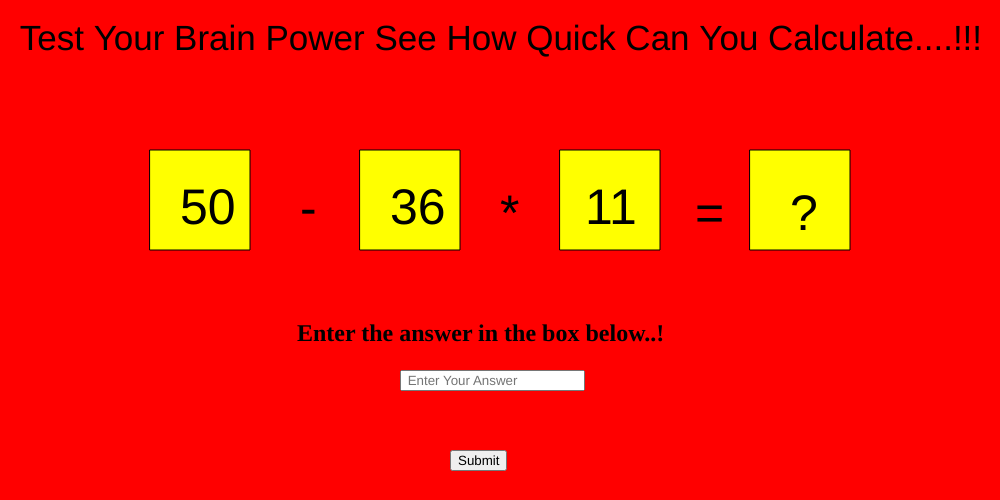
Frame 1 (no input)
Frame 60 (no input): identical to frame 1, image omitted
Frame 120 (the mouse pressed at the canvas centre since frame 60): identical to frame 1, image omitted

The p5.js sketch that drew this single still picture (run headless with seeded random() and noise() and a simulated clock; from frame 60 on, the mouse is pressed at the canvas centre):

// p5.js sketch
// ── sketch.js
var form,level2;
var canvas;

var gameState=2;
function preload() {
 
}

function setup(){
    canvas = createCanvas(1000,500);
    
    background("orange");
    level2 = new Level2();
    
}
function draw(){
  
    level2.display();
    
}


// ── Level2.js
class Level2{
    constructor(){
        this.x = Math.round((1,50));
        this.y = Math.round(random(1,50));
        this.z = Math.round(random(1,50));
        this.question = createElement("h2");
        this.question.html(" Enter the answer in the box below..!");
        this.input = createInput("").attribute("placeholder"," Enter Your Answer");
        this.submit = createButton("Submit");
    }

    setElementPosition(){
        this.question.position(297,300);
        this.input.position(400,370);
        this.submit.position(450,450);
    }

    hide(){
       this.question.hide(); 
        this.input.hide();
        this.submit.hide();
    }

    // string = " "
    //number
    //correctAns === answer , 405 === "405"
    //int - 0,10,4534,342323
    // float - 90.434,23.434
    //binary - 0,1 ex - 1100100010 ,octal - 0 to 7 - 75345662, decimal - 0 to 9 ex - 09876543321and hexa decimal
    handleMousePressed(){
        this.submit.mousePressed(()=>{
            var answer = this.input.value();
            var ans = parseInt(answer,10);
            var correctAns = this.x-this.y*this.z;
                if(correctAns===ans){
                    this.showMessage1();
                    gameState=2;
                }
                else{
                    this.showMessage2();
                }  
        }) 
    }

    display(){
       background("red"); 
       fill("black");
       textSize(35);
       text(" Test Your Brain Power See How Quick Can You Calculate....!!!",10,50);

       fill("yellow");
       rectMode(CENTER);
       rect(200,200,100,100);
       rect(410,200,100,100);
       rect(610,200,100,100);
       rect(800,200,100,100);
       textSize(50);
       fill("black");
       text("-",300,225);
       text("*",500,230);
       text("=",695,230);
       text("?",790,230);
       if(frameCount<145){
        textSize(50);
        fill("black");
        text(this.x,180,224);
        text(this.y,390,224);
        text(this.z,585,224);
       }
       this.setElementPosition();
       this.handleMousePressed();
    }

    showMessage1(){
        swal({
            title: `Awesome!`,
            text: "You gave the correct answer",
            imageUrl:
              "https://raw.githubusercontent.com/vishalgaddam873/p5-multiplayer-car-race-game/master/assets/cup.png",
            imageSize: "100x100",
            confirmButtonText: "Thanks For Playing!"
          });
    }

    showMessage2(){
        swal({
            title: `Oh You Lost!`,
            text: "Ohoooo!! You were vey close to the answer. Better luck next time!!",
            imageUrl:
              "https://github.githubassets.com/images/icons/emoji/unicode/1f610.png",
            imageSize: "100x100",
            confirmButtonText: "Thanks For Playing!"
          });
    }


}
